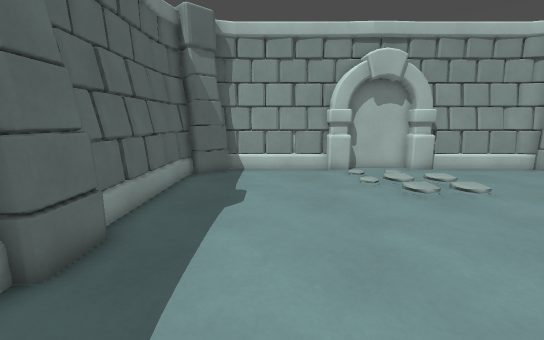
View 1 (above)

12 first-person views from a walk through a level from a Godot 3-D game. The camera is 1.3 m above the floor, tilts 10° down and sees 90° across. The floor is counted in squares, 0.5 m on a side. Each view is taken from the middle of a square. On the plan, view 1 faces up. The plan holds only what a view shows up to about 19 squares ahead; the rest is blank. The place goes on beyond the plan. Characters and animated objects are left out.

View 2
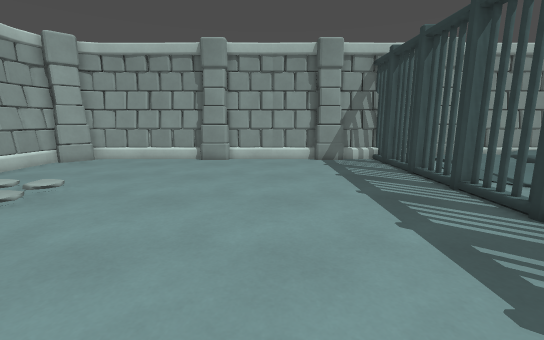

View 3
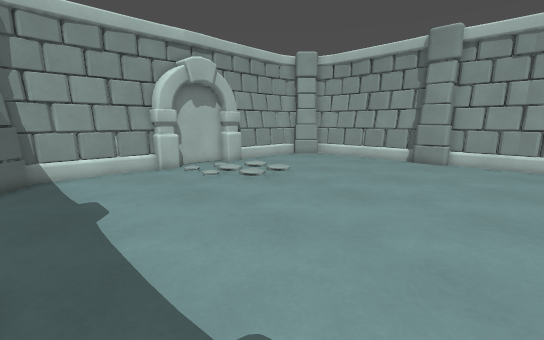

View 4
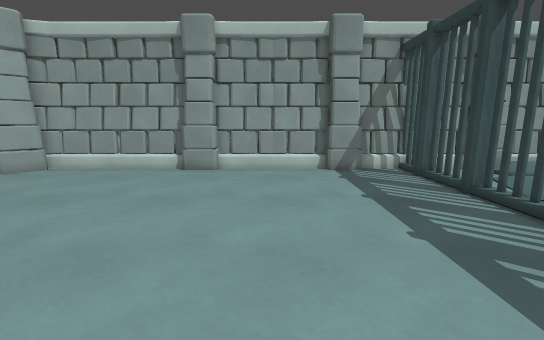

View 5
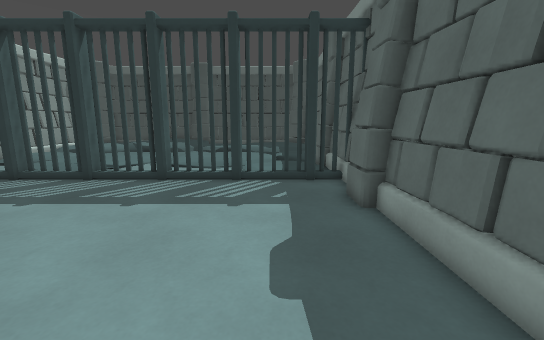

View 6
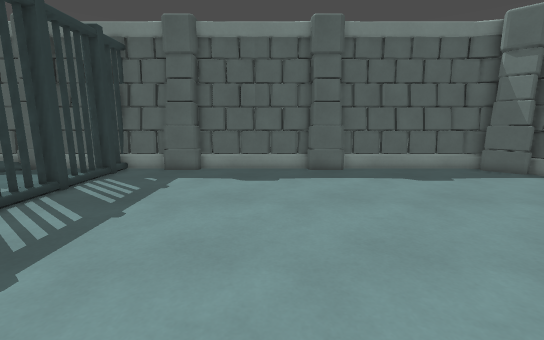

View 7
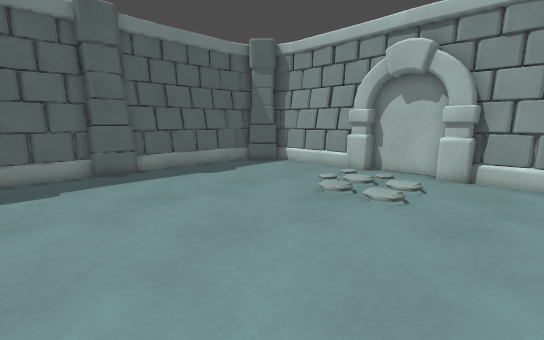

View 8
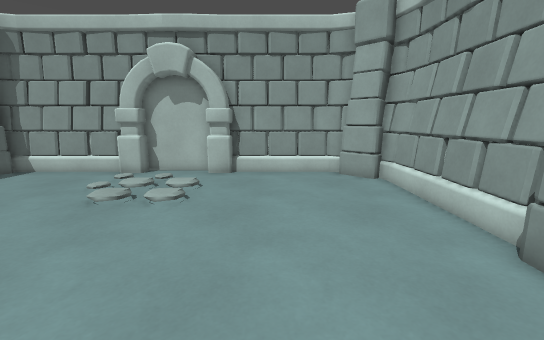

View 9
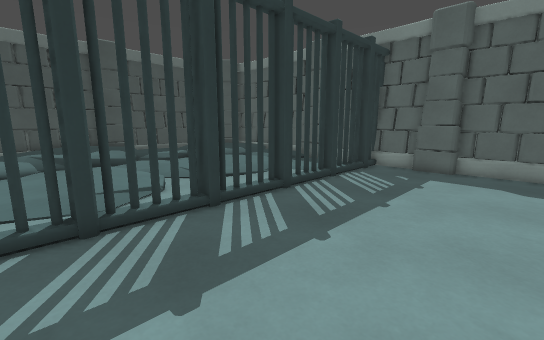

View 10
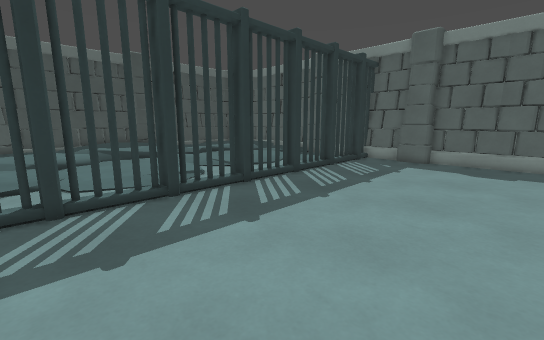

View 11
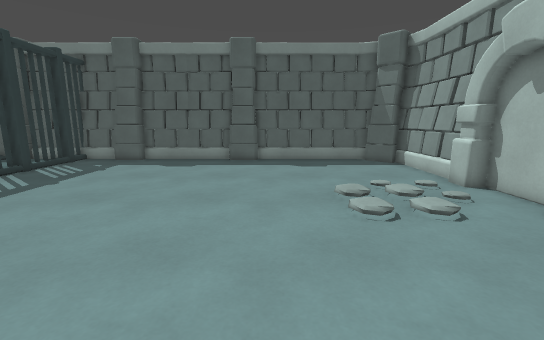

View 12
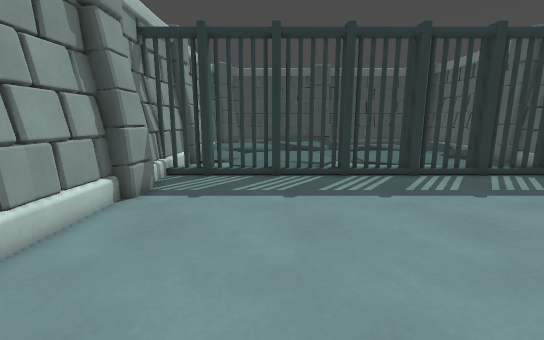

### Floor plan
Key: @ floor where view 1 was taken; # wall or solid block; x gap in a wall; . floor; / step, stairs or slope; = window, fence, low wall or low ledge; B block.
Columns run from 5 left of view 1 to 17 right of it. Each row starts with its distance up from view 1.
 16   ########BBBB#######
 15   ##=#==##...###=#=##
 14 ###.................###
 13 ##......././.........##
 12 #=......./////.......=#
 11 ##......./////.......##
 10 #=........////.......=#
  9 #=......../..........##
  8 ##...................##
  7 #=...................=#
  6 ##...................##
  5 ##...................##
  4 ##...................##
  3 #=...................=#
  2 #....................##
  1 #=...................=#
  0 #....@...............##
 -1 #=...................=#
 -2 ##...................##
 -3 ##...................##
 -4 ##...................##
 -5 #=...................=#
 -6 #######.############.##
 -7 #######x############x##
 -8 #=      ... ... .....#
 -9 #=                   =

Positions as (right, up) in squares from view 1, and headings:
1: (0, 0), facing up
2: (-3, 1), facing right
3: (-3, 0), facing up-right
4: (1, 1), facing right
5: (-1, 6), facing down
6: (11, 2), facing left
7: (11, 1), facing up-left
8: (11, 1), facing up
9: (12, 1), facing down-left
10: (15, 3), facing down-left
11: (15, 7), facing left
12: (11, 7), facing down
